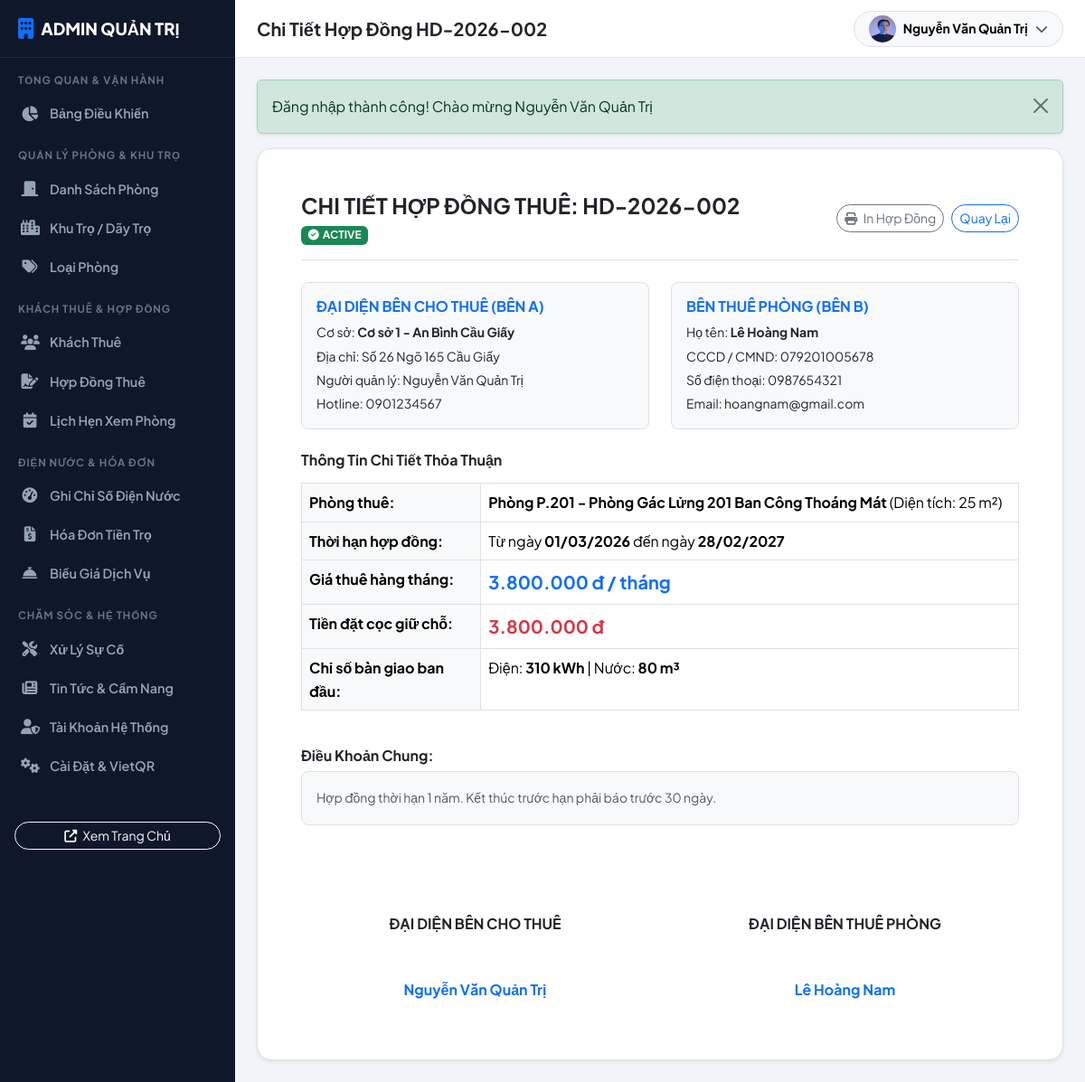
Page /admin/contractDetail/2 (signed in) on the committed database.
### tables this page shows
CREATE TABLE `contracts` (
    `id` INT AUTO_INCREMENT PRIMARY KEY,
    `contract_number` VARCHAR(50) NOT NULL UNIQUE,
    `room_id` INT NOT NULL,
    `tenant_id` INT NOT NULL,
    `start_date` DATE NOT NULL,
    `end_date` DATE NOT NULL,
    `rental_price` DECIMAL(12,2) NOT NULL,
    `deposit_amount` DECIMAL(12,2) NOT NULL,
    `initial_electricity_index` INT NOT NULL DEFAULT 0,
    `initial_water_index` INT NOT NULL DEFAULT 0,
    `payment_cycle` INT NOT NULL DEFAULT 1,
    `terms` TEXT NULL,
    `status` ENUM('active', 'expired', 'terminated') NOT NULL DEFAULT 'active',
    `created_at` DATETIME DEFAULT CURRENT_TIMESTAMP,
    `updated_at` DATETIME DEFAULT CURRENT_TIMESTAMP ON UPDATE CURRENT_TIMESTAMP,
    FOREIGN KEY (`room_id`) REFERENCES `rooms`(`id`) ON DELETE RESTRICT,
    FOREIGN KEY (`tenant_id`) REFERENCES `tenants`(`id`) ON DELETE RESTRICT
);

CREATE TABLE `branches` (
    `id` INT AUTO_INCREMENT PRIMARY KEY,
    `name` VARCHAR(100) NOT NULL,
    `address` VARCHAR(255) NOT NULL,
    `ward` VARCHAR(100) NULL,
    `district` VARCHAR(100) NOT NULL,
    `city` VARCHAR(100) NOT NULL,
    `manager_name` VARCHAR(100) NOT NULL,
    `manager_phone` VARCHAR(20) NOT NULL,
    `description` TEXT NULL,
    `created_at` DATETIME DEFAULT CURRENT_TIMESTAMP
);

CREATE TABLE `tenants` (
    `id` INT AUTO_INCREMENT PRIMARY KEY,
    `user_id` INT NULL,
    `full_name` VARCHAR(100) NOT NULL,
    `id_card` VARCHAR(20) NOT NULL UNIQUE,
    `phone` VARCHAR(20) NOT NULL,
    `email` VARCHAR(100) NOT NULL,
    `gender` ENUM('male', 'female', 'other') NOT NULL DEFAULT 'male',
    `date_of_birth` DATE NULL,
    `hometown` VARCHAR(100) NULL,
    `temporary_residence` VARCHAR(255) NULL,
    `created_at` DATETIME DEFAULT CURRENT_TIMESTAMP,
    FOREIGN KEY (`user_id`) REFERENCES `users`(`id`) ON DELETE SET NULL
);

CREATE TABLE `rooms` (
    `id` INT AUTO_INCREMENT PRIMARY KEY,
    `branch_id` INT NOT NULL,
    `room_type_id` INT NOT NULL,
    `room_number` VARCHAR(20) NOT NULL,
    `title` VARCHAR(255) NOT NULL,
    `slug` VARCHAR(255) NOT NULL,
    `price` DECIMAL(12,2) NOT NULL,
    `deposit_price` DECIMAL(12,2) NOT NULL,
    `area` FLOAT NOT NULL,
    `max_tenants` INT NOT NULL DEFAULT 2,
    `current_tenants` INT NOT NULL DEFAULT 0,
    `floor` INT NOT NULL DEFAULT 1,
    `status` ENUM('available', 'rented', 'maintenance') NOT NULL DEFAULT 'available',
    `description` TEXT NULL,
    `amenities` TEXT NULL,
    `image` VARCHAR(255) NULL,
    `is_featured` TINYINT NOT NULL DEFAULT 0,
    `created_at` DATETIME DEFAULT CURRENT_TIMESTAMP,
    `updated_at` DATETIME DEFAULT CURRENT_TIMESTAMP ON UPDATE CURRENT_TIMESTAMP,
    FOREIGN KEY (`branch_id`) REFERENCES `branches`(`id`) ON DELETE CASCADE,
    FOREIGN KEY (`room_type_id`) REFERENCES `room_types`(`id`) ON DELETE RESTRICT
);

### app/views/admin/contracts/detail.php (the view)
<?php require_once VIEW_PATH . '/layouts/admin_header.php'; ?>
<div class="card border rounded-4 shadow-sm bg-white p-4 p-md-5">
    <div class="d-flex justify-content-between align-items-center pb-3 mb-4 border-bottom">
        <div>
            <h4 class="fw-bold mb-1">CHI TIẾT HỢP ĐỒNG THUÊ: <?= $contract['contract_number'] ?></h4>
            <span class="badge bg-success"><i class="fas fa-check-circle me-1"></i><?= strtoupper($contract['status']) ?></span>
        </div>
        <div class="d-flex gap-2">
            <button onclick="window.print()" class="btn btn-outline-secondary btn-sm rounded-pill">
                <i class="fas fa-print me-1"></i> In Hợp Đồng
            </button>
            <a href="<?= BASE_URL ?>/admin/contracts" class="btn btn-outline-primary btn-sm rounded-pill">
                Quay Lại
            </a>
        </div>
    </div>
    <div class="row g-4 mb-4">
        <div class="col-md-6">
            <div class="p-3 bg-light rounded-3 border">
                <h6 class="fw-bold text-primary mb-2">ĐẠI DIỆN BÊN CHO THUÊ (BÊN A)</h6>
                <p class="small mb-1">Cơ sở: <strong><?= htmlspecialchars($contract['branch_name']) ?></strong></p>
                <p class="small mb-1">Địa chỉ: <?= htmlspecialchars($contract['branch_address']) ?></p>
                <p class="small mb-1">Người quản lý: <?= htmlspecialchars($contract['manager_name']) ?></p>
                <p class="small mb-0">Hotline: <?= htmlspecialchars($contract['manager_phone']) ?></p>
            </div>
        </div>
        <div class="col-md-6">
            <div class="p-3 bg-light rounded-3 border">
                <h6 class="fw-bold text-primary mb-2">BÊN THUÊ PHÒNG (BÊN B)</h6>
                <p class="small mb-1">Họ tên: <strong><?= htmlspecialchars($contract['tenant_name']) ?></strong></p>
                <p class="small mb-1">CCCD / CMND: <?= htmlspecialchars($contract['tenant_id_card']) ?></p>
                <p class="small mb-1">Số điện thoại: <?= htmlspecialchars($contract['tenant_phone']) ?></p>
                <p class="small mb-0">Email: <?= htmlspecialchars($contract['tenant_email'] ?? 'N/A') ?></p>
            </div>
        </div>
    </div>
    <h6 class="fw-bold mb-3">Thông Tin Chi Tiết Thỏa Thuận</h6>
    <div class="table-responsive mb-4">
        <table class="table table-bordered">
            <tbody>
                <tr>
                    <td class="w-25 bg-light fw-bold">Phòng thuê:</td>
                    <td><strong>Phòng <?= $contract['room_number'] ?> - <?= htmlspecialchars($contract['room_title']) ?></strong> (Diện tích: <?= $contract['area'] ?> m²)</td>
                </tr>
                <tr>
                    <td class="bg-light fw-bold">Thời hạn hợp đồng:</td>
                    <td>Từ ngày <strong><?= formatDate($contract['start_date']) ?></strong> đến ngày <strong><?= formatDate($contract['end_date']) ?></strong></td>
                </tr>
                <tr>
                    <td class="bg-light fw-bold">Giá thuê hàng tháng:</td>
                    <td class="text-primary fw-bold fs-5"><?= formatMoney($contract['rental_price']) ?> / tháng</td>
                </tr>
                <tr>
                    <td class="bg-light fw-bold">Tiền đặt cọc giữ chỗ:</td>
                    <td class="text-danger fw-bold fs-5"><?= formatMoney($contract['deposit_amount']) ?></td>
                </tr>
                <tr>
                    <td class="bg-light fw-bold">Chỉ số bàn giao ban đầu:</td>
                    <td>Điện: <strong><?= $contract['initial_electricity_index'] ?> kWh</strong> | Nước: <strong><?= $contract['initial_water_index'] ?> m³</strong></td>
                </tr>
            </tbody>
        </table>
    </div>
    <h6 class="fw-bold mb-2">Điều Khoản Chung:</h6>
    <div class="p-3 bg-light rounded-3 border small text-muted mb-4" style="line-height: 1.8;">
        <?= nl2br(htmlspecialchars($contract['terms'] ?? '')) ?>
    </div>
    <div class="row text-center mt-5 pt-4">
        <div class="col-6">
            <p class="fw-bold mb-5">ĐẠI DIỆN BÊN CHO THUÊ</p>
            <p class="fw-bold text-primary"><?= htmlspecialchars($contract['manager_name']) ?></p>
        </div>
        <div class="col-6">
            <p class="fw-bold mb-5">ĐẠI DIỆN BÊN THUÊ PHÒNG</p>
            <p class="fw-bold text-primary"><?= htmlspecialchars($contract['tenant_name']) ?></p>
        </div>
    </div>
</div>
<?php require_once VIEW_PATH . '/layouts/admin_footer.php'; ?>

### app/views/layouts/admin_header.php (shortened to what the rows shown need)
<!DOCTYPE html>
<html lang="vi">
<head>
    <link href="https://cdn.jsdelivr.net/npm/bootstrap@5.3.3/dist/css/bootstrap.min.css" rel="stylesheet">
    <link href="https://cdnjs.cloudflare.com/ajax/libs/font-awesome/6.5.2/css/all.min.css" rel="stylesheet">
    <link href="<?= BASE_URL ?>/assets/css/style.css" rel="stylesheet">
    <link href="<?= BASE_URL ?>/assets/css/admin.css" rel="stylesheet">
</head>
<body class="admin-body">
    <aside class="admin-sidebar">
        <div class="admin-sidebar-brand">
            <i class="fas fa-building text-primary me-2 fa-lg"></i>
            <span>ADMIN QUẢN TRỊ</span>
        </div>
        <div class="admin-menu-header">Tổng Quan & Vận Hành</div>
        <a href="<?= BASE_URL ?>/admin/dashboard" class="admin-nav-item <?= str_contains($_SERVER['REQUEST_URI'] ?? '', 'dashboard') ? 'active' : '' ?>">
            <i class="fas fa-chart-pie"></i> Bảng Điều Khiển
        </a>
        <div class="admin-menu-header">Quản Lý Phòng & Khu Trọ</div>
        <a href="<?= BASE_URL ?>/admin/rooms" class="admin-nav-item <?= str_contains($_SERVER['REQUEST_URI'] ?? '', 'admin/rooms') ? 'active' : '' ?>">
            <i class="fas fa-door-closed"></i> Danh Sách Phòng
        </a>
        <a href="<?= BASE_URL ?>/admin/branches" class="admin-nav-item <?= str_contains($_SERVER['REQUEST_URI'] ?? '', 'admin/branches') ? 'active' : '' ?>">
            <i class="fas fa-city"></i> Khu Trọ / Dãy Trọ
        </a>
        <a href="<?= BASE_URL ?>/admin/roomTypes" class="admin-nav-item <?= str_contains($_SERVER['REQUEST_URI'] ?? '', 'admin/roomTypes') ? 'active' : '' ?>">
            <i class="fas fa-tags"></i> Loại Phòng
        </a>
        <div class="admin-menu-header">Khách Thuê & Hợp Đồng</div>
        <a href="<?= BASE_URL ?>/admin/tenants" class="admin-nav-item <?= str_contains($_SERVER['REQUEST_URI'] ?? '', 'admin/tenants') ? 'active' : '' ?>">
            <i class="fas fa-users"></i> Khách Thuê
        </a>
        <a href="<?= BASE_URL ?>/admin/contracts" class="admin-nav-item <?= str_contains($_SERVER['REQUEST_URI'] ?? '', 'admin/contracts') ? 'active' : '' ?>">
            <i class="fas fa-file-signature"></i> Hợp Đồng Thuê
        </a>
        <a href="<?= BASE_URL ?>/admin/bookings" class="admin-nav-item <?= str_contains($_SERVER['REQUEST_URI'] ?? '', 'admin/bookings') ? 'active' : '' ?>">
            <i class="fas fa-calendar-check"></i> Lịch Hẹn Xem Phòng
        </a>
        <div class="admin-menu-header">Điện Nước & Hóa Đơn</div>
        <a href="<?= BASE_URL ?>/admin/meterReadings" class="admin-nav-item <?= str_contains($_SERVER['REQUEST_URI'] ?? '', 'admin/meterReadings') ? 'active' : '' ?>">
            <i class="fas fa-tachometer-alt"></i> Ghi Chỉ Số Điện Nước
        </a>
        <a href="<?= BASE_URL ?>/admin/invoices" class="admin-nav-item <?= str_contains($_SERVER['REQUEST_URI'] ?? '', 'admin/invoices') ? 'active' : '' ?>">
            <i class="fas fa-file-invoice-dollar"></i> Hóa Đơn Tiền Trọ
        </a>
        <a href="<?= BASE_URL ?>/admin/services" class="admin-nav-item <?= str_contains($_SERVER['REQUEST_URI'] ?? '', 'admin/services') ? 'active' : '' ?>">
            <i class="fas fa-concierge-bell"></i> Biểu Giá Dịch Vụ
        </a>
        <div class="admin-menu-header">Chăm Sóc & Hệ Thống</div>
        <a href="<?= BASE_URL ?>/admin/maintenance" class="admin-nav-item <?= str_contains($_SERVER['REQUEST_URI'] ?? '', 'admin/maintenance') ? 'active' : '' ?>">
            <i class="fas fa-tools"></i> Xử Lý Sự Cố
        </a>
        <a href="<?= BASE_URL ?>/admin/posts" class="admin-nav-item <?= str_contains($_SERVER['REQUEST_URI'] ?? '', 'admin/posts') ? 'active' : '' ?>">
            <i class="fas fa-newspaper"></i> Tin Tức & Cẩm Nang
        </a>
        <a href="<?= BASE_URL ?>/admin/users" class="admin-nav-item <?= str_contains($_SERVER['REQUEST_URI'] ?? '', 'admin/users') ? 'active' : '' ?>">
            <i class="fas fa-user-shield"></i> Tài Khoản Hệ Thống
        </a>
        <a href="<?= BASE_URL ?>/admin/settings" class="admin-nav-item <?= str_contains($_SERVER['REQUEST_URI'] ?? '', 'admin/settings') ? 'active' : '' ?>">
            <i class="fas fa-cogs"></i> Cài Đặt & VietQR
        </a>
        <div class="p-3 mt-4">
            <a href="<?= BASE_URL ?>/" target="_blank" class="btn btn-outline-light btn-sm w-100 rounded-pill">
                <i class="fas fa-external-link-alt me-1"></i> Xem Trang Chủ
            </a>
        </div>
    </aside>
    <div class="admin-wrapper">
        <header class="admin-topbar">
            <div class="d-flex align-items-center gap-3">
                <h5 class="mb-0 fw-bold text-dark"><?= htmlspecialchars($pageTitle ?? 'Quản Trị') ?></h5>
            </div>
            <div class="d-flex align-items-center gap-3">
                <div class="dropdown">
                    <button class="btn btn-light border rounded-pill px-3 py-1 d-flex align-items-center gap-2" type="button" data-bs-toggle="dropdown">
                        <img src="<?= BASE_URL ?>/assets/images/avatar-default.png" class="rounded-circle" width="30" height="30" alt="Avatar">
                        <span class="fw-bold small"><?= htmlspecialchars(Auth::user()['full_name'] ?? 'Admin') ?></span>
                        <i class="fas fa-chevron-down small text-muted"></i>
                    </button>
                </div>
            </div>
        </header>
        <main class="admin-content">
            <?= flash() ?>

### rows in the picture
contracts: branches.manager_name "Nguyễn Văn Quản Trị", contract_number "HD-2026-002", status "ACTIVE", branches.name "Cơ sở 1 - An Bình Cầu Giấy", branches.address "Số 26 Ngõ 165 Cầu Giấy", branches.manager_phone "0901234567", tenant.full_name "Lê Hoàng Nam", tenant.id_card "079201005678", tenant.phone "0987654321", tenant.email "hoangnam@gmail.com", room.room_number "P.201", room.title "Phòng Gác Lửng 201 Ban Công Thoáng Mát", room.area "25", start_date "01/03/2026", end_date "28/02/2027", rental_price "3.800.000 đ", deposit_amount "3.800.000 đ", initial_electricity_index "310", initial_water_index "80", terms "Hợp đồng thời hạn 1 năm. Kết thúc trước hạn phải báo trước 30 ngày."

### other values in the picture
$pageTitle "Chi Tiết Hợp Đồng HD-2026-002"
$msg "Đăng nhập thành công! Chào mừng Nguyễn Văn Quản Trị"
